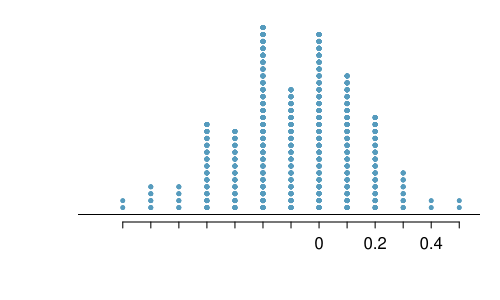

The R source for this figure:

##  R code for the dotplot in two proportion bootstrap

```{r}
set.seed(47)
nsim = 150
n1  = 7
n2 = 9
n = n1 + n2
v1 <- 3
v2 <- 5
var1 = c(c(rep("red", v1), rep("white", n1-v1)), c(rep("red", v2), rep("white", n2-v2)))
success = "red"
sim  = matrix(NA, nrow = n, ncol = nsim)
group = c(rep("first", n1), rep("second", n2))

data <- data.frame(var1, group)

diffs<-c()
for (i in 1:nsim){
 diffs[i] <- rbinom(1,n1,v1/n1)/n1 - rbinom(1,n2,v2/n2)/n2 
}

values <- table(diffs)

diffs_round <- round(diffs, 1)

X <- c()
Y <- c()
for(i in 1:length(diffs_round)){
  x  <- diffs_round[i]
  rec <- sum(diffs_round == x)
  X  <- append(X, rep(x, rec))
  Y  <- append(Y, 1:rec)
}

myPDF("twobootdotplot.pdf")
plot(X, Y, xlim=range(diffs)+c(-1,1)*sd(diffs)/4, xlab = "", ylab= "", axes = FALSE, ylim=c(0,max(Y)), col=COL[1], cex=0.5, pch=19, lwd=1)
axis(1, at = seq(-0.7,0.5,0.1), labels = c("",-0.6, "", -0.4,"",-0.2,"",0.0,"",0.2,"",0.4, ""))
abline(h=0)
dev.off()


propdiff <- matrix(ncol=9, nrow=8)
for(i in 1:8){
  for(j in 1:9){
    propdiff[i,j] = (i-1)/7 - (j-1)/8
  }
}


```
